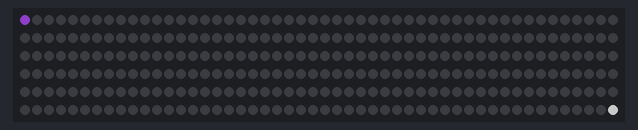
Bench run of a sketch on a simulated Arduino Uno, built with avr-gcc and run on an emulated ATmega328P. Shown: 300 RGB LEDs in strip order, left to right, continuing on the next row. Dim RGB values are drawn brighter than linear; the strip is taken to match the declared colour order; random numbers use the default seed unless the sketch sets one.

Above: at 0.19 s.
At 4.86 s:
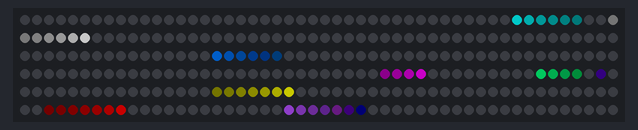
At 10.08 s:
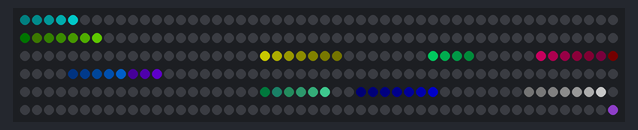
At 19.83 s:
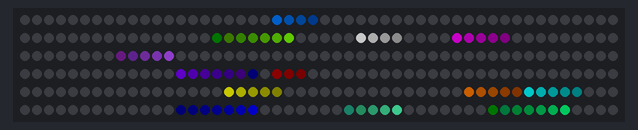
At 30.01 s:
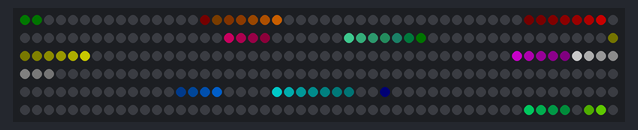
At 39.34 s:
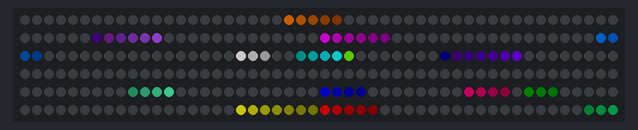

The sketch:

Arduino_Neopixel_Comets.ino
```cpp
/*
 * Erstellt von Tobias Mickisch
 * Erstellt am 11.07.2026
 *
 * Generiert auf einem RGB-Streifen (Neopixel) 15 Kometen mit zufälliger: Geschwindigkeit, Richtung und Schweiflänge. Der jeweilige Farbton ist fix.
 * Auf einem längeren LED-Streifen sieht das ganze fast wie ein römisches Licht zu Silvester aus, meiner Meinung nach sehr schön.
*/
#define Interval_LED_Change_Min 1    // 10 Gibt an, wie niedrig der Delay zwischen dem Wechsel von der einen zu nächsten LED sein darf.
#define Interval_LED_Change_Max 20   // 40 Gibt an, wie hoch der Delay zwischen dem Wechsel von der einen zu nächsten LED sein darf.
#define TailMin 4
#define TailMax 10
#define BRIGHTNESS 100 //0-255
#define PIN 6
#define NUM_LEDS 300
#define NUMBER_COMETS 15

#include <Adafruit_NeoPixel.h>

struct Comet {
    unsigned long previousMillis = 0;
    uint8_t interval = 0;
    bool newRnd = true;
    uint8_t dir = 0;
    uint16_t cnt = 0;
    uint8_t tail = 0;
};

struct Color {
    uint8_t red;
    uint8_t green;
    uint8_t blue;
};

const Color colors[] = {
    {255,   0,   0},
    {255, 120,   0},
    {255, 255,   0},
    {120, 255,   0},
    {  0, 255,   0},
    {  0, 255, 120},
    {  0, 255, 255},
    {  0, 120, 255},
    {  0,   0, 255},
    {120,   0, 255},
    {255,   0, 255},
    {255,   0, 120},
    {255,  80, 180},
    { 80, 180, 255},
    {255, 255, 255}
};

Adafruit_NeoPixel strip = Adafruit_NeoPixel(NUM_LEDS, PIN, NEO_RGB + NEO_KHZ800);
bool StripShow = false;
Comet comets[NUMBER_COMETS];
const uint8_t NUMBER_COLORS = sizeof(colors) / sizeof(colors[0]);

void setup() {
  strip.begin();
  strip.show(); // Initialize all pixels to 'off'
  randomSeed(analogRead(0));
  strip.setBrightness(BRIGHTNESS);
}

void loop() {
    unsigned long currentMillis = millis();

    for (int i = 0; i < NUMBER_COMETS; i++) {
        if (currentMillis - comets[i].previousMillis >= comets[i].interval) {
            comets[i].previousMillis = currentMillis;

            const Color& color = colors[i % NUMBER_COLORS];
            comet(&comets[i].newRnd,&comets[i].dir, &comets[i].cnt, &comets[i].interval,color.red,color.green,color.blue,&comets[i].tail);
        }
    }
    if(StripShow == true) {strip.show(); StripShow = false;}
}


void comet(bool* newRnd, uint8_t* dir, int16_t* cnt, uint8_t* interval, uint8_t red, uint8_t green, uint8_t blue, uint8_t* tail) {

    uint8_t increment = 1;
         if (*interval>=10) {increment = 1;}
    else if (*interval>=5)  {increment = 2;}
    else if (*interval>=1)  {increment = 4;}

    if(*newRnd == true){
        *dir = random(1,100);
        *interval = random(Interval_LED_Change_Min,Interval_LED_Change_Max);
        *tail = random(TailMin,TailMax);
        if(*dir<=50) {
            *cnt = NUM_LEDS-1;
        } else {
            *cnt = 0;
        }
        *newRnd = false;
    }

    if(*dir<=50){
        int d = 1;
        for(int i=0; i<*tail; i++){
          strip.setPixelColor(*cnt+i, green/d, red/d, blue/d);
          d*=2;
        }
        for(int i=0; i<increment; i++){
          strip.setPixelColor(*cnt+*tail+i, 0, 0, 0);
        }

        (*cnt) -= increment;
        if(*cnt<-*tail) {*newRnd = true;}

    } else {
        int d = 1;
        for(int i=0; i<*tail; i++){
          strip.setPixelColor(*cnt-i, green/d, red/d, blue/d);
          d*=2;
        }
        for(int i=0; i<increment; i++){
          strip.setPixelColor(*cnt-*tail-i, 0, 0, 0);
        }

        (*cnt) += increment;
        if(*cnt>NUM_LEDS+*tail) {*newRnd = true;}
    }

  StripShow = true;
}
```
